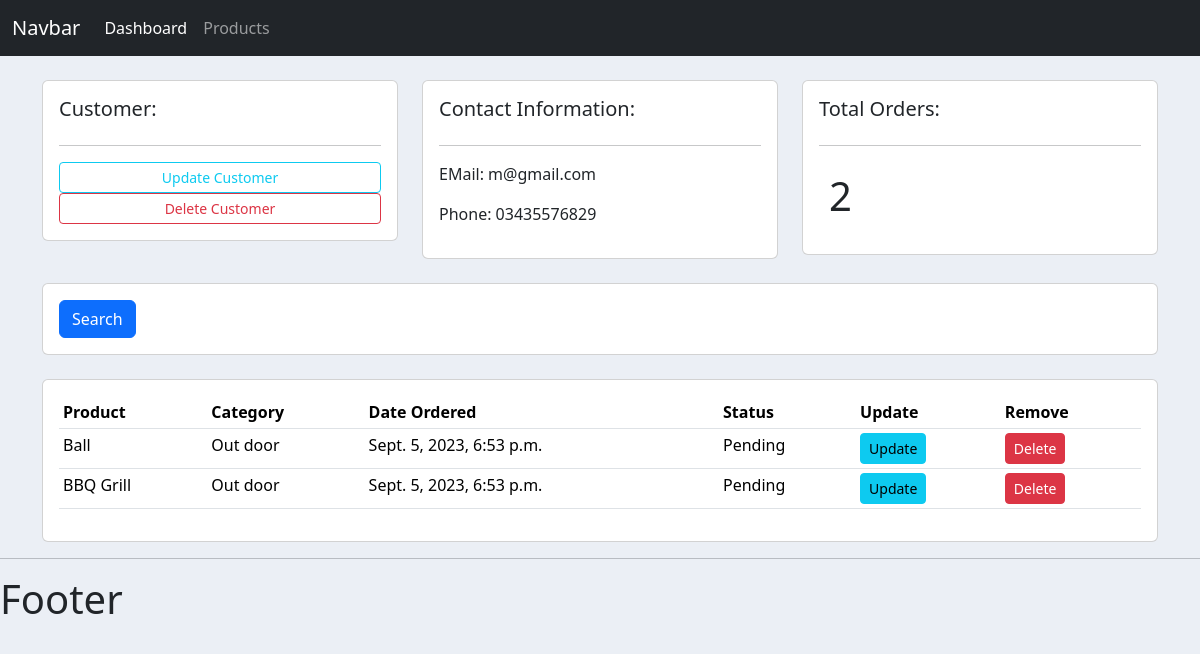
The app's page /customer/2/, older data.
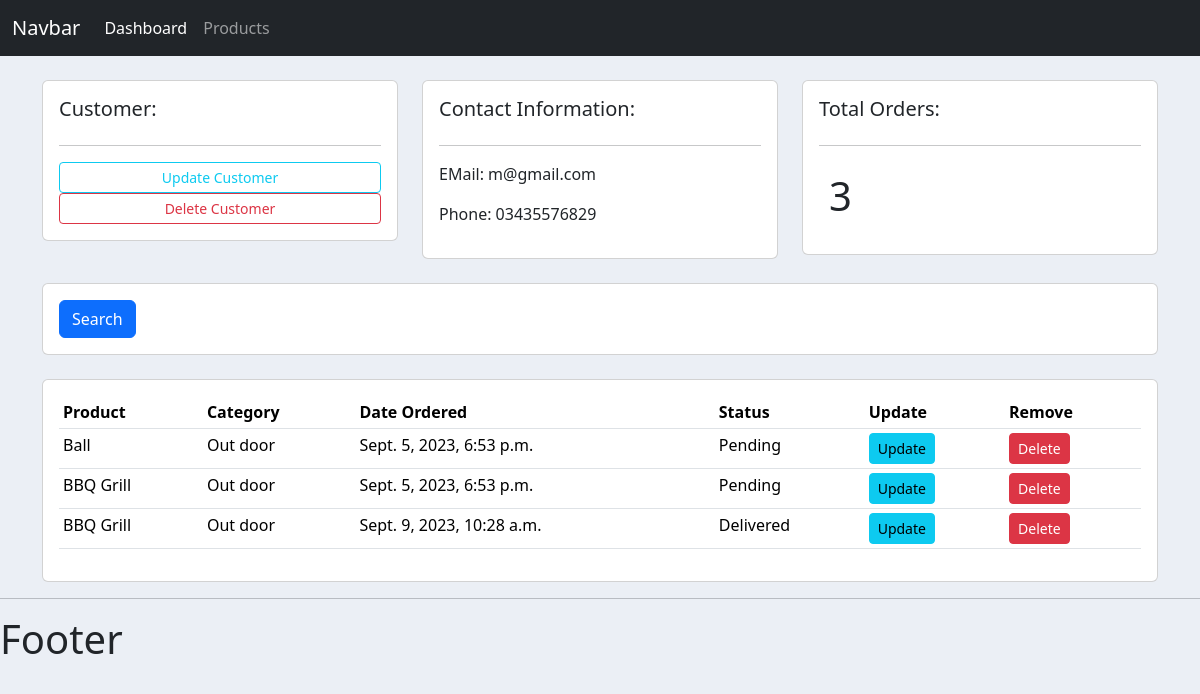
The same page, newer data.
### accounts/models.py (models this page shows, shortened)
class Order(models.Model):
    STATUS = (
        ('Pending', 'Pending'),
        ('Out for delivery', 'Out for delivery'),
        ('Delivered', 'Delivered')
    )
    customer = models.ForeignKey(Customer, null=True, on_delete=models.SET_NULL)
    product = models.ForeignKey(Product, null=True, on_delete=models.SET_NULL)
    date_created = models.DateTimeField(auto_now_add=True, null=True)
    status = models.CharField(max_length=200, null=True, choices=STATUS)

class Product(models.Model):
    CATEGORY = (
        ('Indoor', 'Indoor'),
        ('Out door', 'Out door'),
    )
    name = models.CharField(max_length=200, null=True)
    price = models.FloatField(null=True)
    category = models.CharField(max_length=200, null=True, choices=CATEGORY)
    description = models.CharField(max_length=200, null=True, blank=True)
    date_created = models.DateTimeField(auto_now_add=True, null=True)
    tags = models.ManyToManyField(Tag)
    def __str__(self):
        return self.name

### accounts/views.py (the view)
# urls.py: path('customer/<str:pk_test>/', views.customer, name='customer'),
def customer(request, pk_test):
     customer = Customer.objects.get(id=pk_test)
     orders = customer.order_set.all()
     order_count = orders.count()
     context = {'customer': customer,
                'orders':orders,
                'order_count':order_count}
     return render(request, 'accounts/customer.html', context)

### accounts/templates/accounts/customer.html
{% extends 'accounts/main.html' %}
{% block content%}
<br>
<div class="container">
<div class="row">
    <div class="col-md">
        <div class="card card-body">
            <h5>Customer:</h5>
            <hr>
            <a class="btn btn-outline-info btn-sm btn-block" href="">Update Customer</a>
            <a class="btn btn-outline-danger btn-sm btn-block" href="">Delete Customer</a>
        </div>
    </div>
    <div class="col-md">
        <div class="card card-body">
            <h5>Contact Information:</h5>
            <hr>
            <p>EMail: {{customer.email}}</p>
            <p>Phone: {{customer.phone}}</p>
        </div>
    </div>
    <div class="col-md">
        <div class="card card-body">
            <h5>Total Orders:</h5>
            <hr>
            <h1 style="align-items: center; padding: 10px;">{{order_count}}</h1>
        </div>
    </div>
</div>
<br>
<div class="row">
    <div class="col">
        <div class="card card-body">
            <form method="get">
                <button class="btn btn-primary" type="submit">Search</button>
            </form>
        </div>
    </div>
</div>
<br>
<div class="row">
    <div class="col-md">
        <div class="card card-body">
            <table class="table table-sm">
                <tr>
                    <th>Product</th>
                    <th>Category</th>
                    <th>Date Ordered</th>
                    <th>Status</th>
                    <th>Update</th>
                    <th>Remove</th>
                </tr>
                {% for order in orders %}
                <tr>
                   <td>{{order.product}}</td>
                   <td>{{order.product.category}}</td>
                   <td>{{order.date_created}}</td>
                   <td>{{order.status}}</td>
                   <td><a class="btn btn-sm btn-info" href="{% url 'update_order' order.id%}">Update</a></td>
                    <td><a class="btn btn-sm btn-danger" href="{% url 'delete_order' order.id%}">Delete</a></td>
                </tr>
                {% endfor %}
            </table>
        </div>
    </div>
</div>
</div>
{% endblock %}

Row changes from the older to the newer data that the page shows:
added Order: product "BBQ Grill", product.category "Out door", date_created "Sept. 9, 2023, 10:28 a.m.", status "Delivered"
Text that changed along with them:
{{ order_count }}: "2" → "3"
